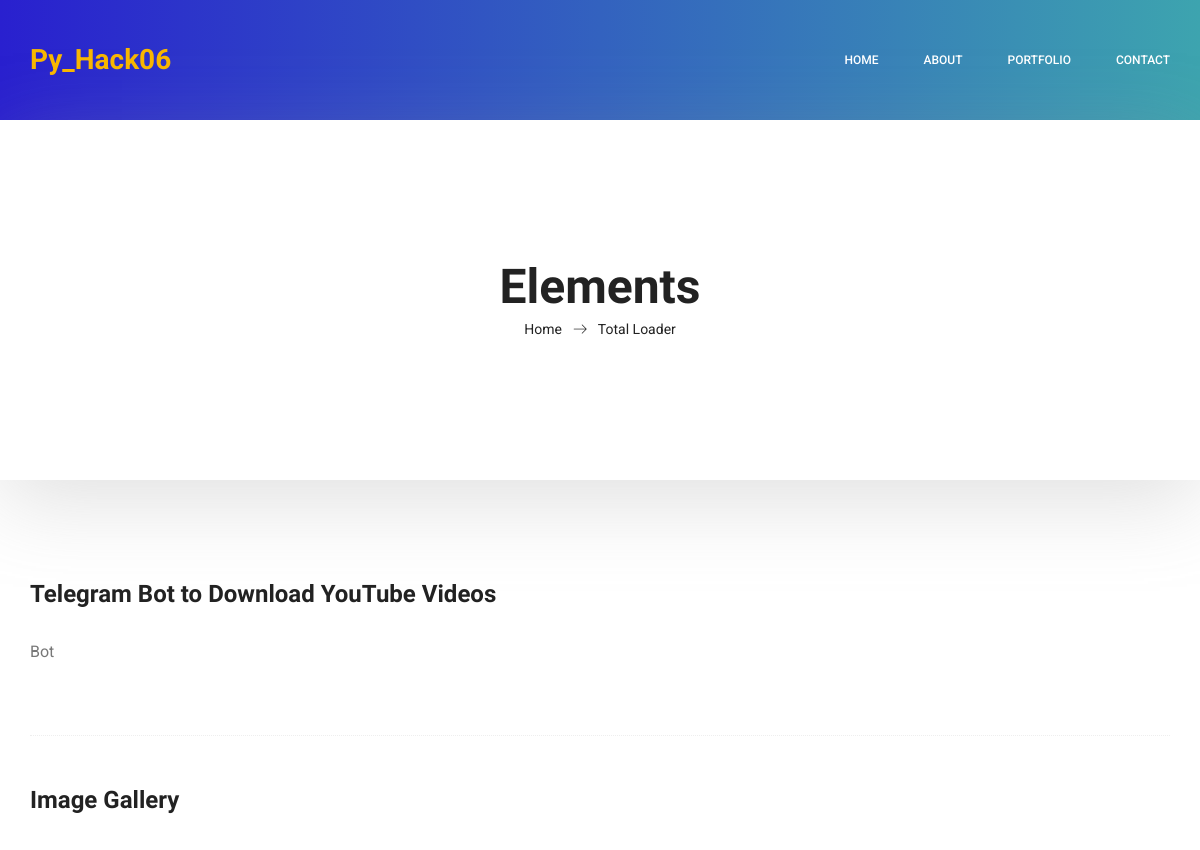
Page /total-loader/ (upper part) on the earlier database version.
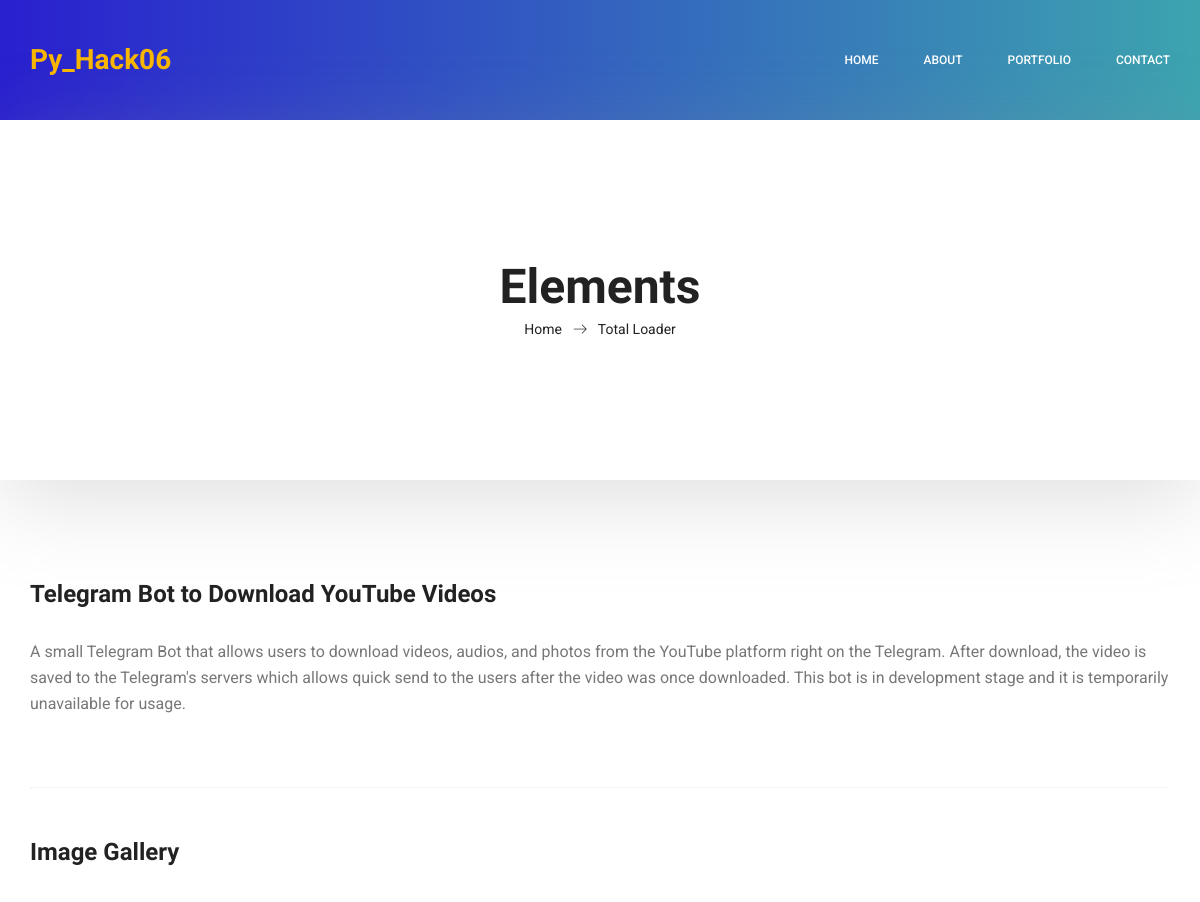
Same page on the later database version.
### about/models.py (models this page shows, shortened)
class Projects(models.Model):
    title = models.CharField(max_length=50)
    url = models.URLField(null=True, blank=True)
    small_description = models.CharField(max_length=50)
    description = models.TextField()
    images = models.ManyToManyField(ProjectImages)
    slug = models.SlugField(blank=True, null=True)

### home/views.py (the view)
# urls.py: path('<slug:slug>/', home_views.projects, name='project'),
def projects(request, slug):
    me = Me.objects.get(name='Umarjon')
    context = {
        'social_media': me.social_media.all(),
        'project': me.projects.get(slug=slug)
    }
    return render(request, 'project.html', context)

### templates/project.html (shortened to what this page needs)
{% extends 'base.html' %}
{% load static %}
{% block content %}
    <section class="banner_area">
        <div class="box_1620">
            <div class="banner_inner d-flex align-items-center">
                <div class="container">
                    <div class="banner_content text-center">
                        <h2>Elements</h2>
                        <div class="page_link">
                            <a href="{% url 'index' %}">Home</a>
                            <a href="{% url 'project' project.slug %}">{{ project.title }}</a>
                        </div>
                    </div>
                </div>
            </div>
        </div>
    </section>
    <section class="sample-text-area">
        <div class="container">
            <h3 class="text-heading title_color">{{ project.small_description }}</h3>
            <p class="sample-text">
                {{ project.description }}
            </p>
        </div>
    </section>
    <div class="whole-wrap">
        <div class="container">
            <div class="section-top-border">
                <h3 class="title_color">Image Gallery</h3>
                <div class="row gallery-item">
                    {% for image in project.images.all %}
                        <div class="col-md-6">
                        </div>
                    {% endfor %}
                </div>
            </div>
        </div>
    </div>
{% endblock %}

Differences in the rows shown:
changed Projects "Telegram Bot to Download YouTube Videos": description "Bot" → "A small Telegram Bot that allows users to download videos, audios, and photos from the YouTube platform right on the Telegram. After download, the video is saved to the Telegram's servers which allows quick send to the users after the video was once downloaded. This bot is in development stage and it is temporarily unavailable for usage."
